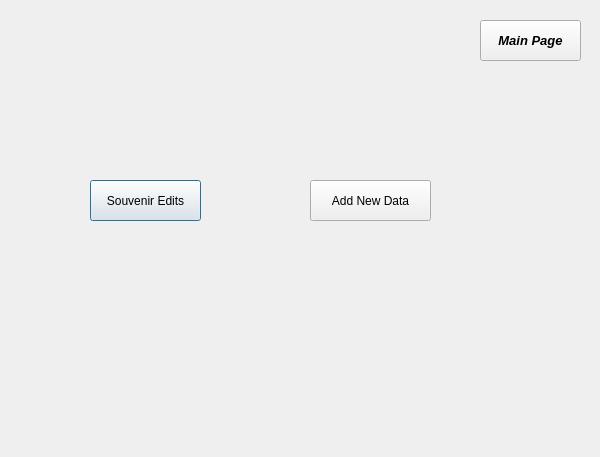
<?xml version="1.0" encoding="UTF-8"?>
<ui version="4.0">
 <class>maintenancePage</class>
 <widget class="QDialog" name="maintenancePage">
  <property name="geometry">
   <rect>
    <x>0</x>
    <y>0</y>
    <width>600</width>
    <height>457</height>
   </rect>
  </property>
  <property name="windowTitle">
   <string>Dialog</string>
  </property>
  <widget class="QPushButton" name="SouvenirButton">
   <property name="geometry">
    <rect>
     <x>90</x>
     <y>180</y>
     <width>111</width>
     <height>41</height>
    </rect>
   </property>
   <property name="text">
    <string>Souvenir Edits</string>
   </property>
  </widget>
  <widget class="QPushButton" name="InputFileButton">
   <property name="geometry">
    <rect>
     <x>310</x>
     <y>180</y>
     <width>121</width>
     <height>41</height>
    </rect>
   </property>
   <property name="text">
    <string>Add New Data</string>
   </property>
  </widget>
  <widget class="QPushButton" name="mainPagrButton">
   <property name="geometry">
    <rect>
     <x>480</x>
     <y>20</y>
     <width>101</width>
     <height>41</height>
    </rect>
   </property>
   <property name="font">
    <font>
     <family>Arial</family>
     <pointsize>10</pointsize>
     <weight>75</weight>
     <italic>true</italic>
     <bold>true</bold>
    </font>
   </property>
   <property name="text">
    <string>Main Page</string>
   </property>
  </widget>
 </widget>
 <resources/>
 <connections/>
</ui>
